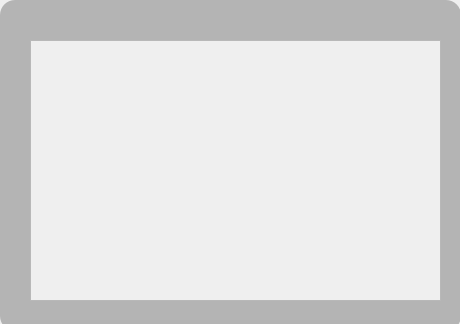
<?xml version="1.0" encoding="UTF-8"?>
<ui version="4.0">
 <class>AcceptRequest</class>
 <widget class="QWidget" name="AcceptRequest">
  <property name="geometry">
   <rect>
    <x>0</x>
    <y>0</y>
    <width>460</width>
    <height>324</height>
   </rect>
  </property>
  <property name="windowTitle">
   <string>Form</string>
  </property>
  <property name="styleSheet">
   <string notr="true">QToolButton{
	border-style:none;
}
QToolButton:hover{background-color:rgb(201, 218, 255)
}</string>
  </property>
  <widget class="QScrollArea" name="scrollArea">
   <property name="geometry">
    <rect>
     <x>30</x>
     <y>40</y>
     <width>411</width>
     <height>261</height>
    </rect>
   </property>
   <property name="widgetResizable">
    <bool>true</bool>
   </property>
   <widget class="QWidget" name="scrollAreaWidgetContents">
    <property name="geometry">
     <rect>
      <x>0</x>
      <y>0</y>
      <width>409</width>
      <height>259</height>
     </rect>
    </property>
   </widget>
  </widget>
  <widget class="QToolButton" name="toolButton_3">
   <property name="geometry">
    <rect>
     <x>360</x>
     <y>0</y>
     <width>51</width>
     <height>31</height>
    </rect>
   </property>
   <property name="text">
    <string/>
   </property>
   <property name="icon">
    <iconset resource="1.qrc">
     <normaloff>:/Image/jianshao.png</normaloff>:/Image/jianshao.png</iconset>
   </property>
  </widget>
  <widget class="QToolButton" name="toolButton_4">
   <property name="geometry">
    <rect>
     <x>410</x>
     <y>0</y>
     <width>51</width>
     <height>31</height>
    </rect>
   </property>
   <property name="icon">
    <iconset resource="1.qrc">
     <normaloff>:/Image/delete.png</normaloff>:/Image/delete.png</iconset>
   </property>
  </widget>
  <widget class="QWidget" name="widget" native="true">
   <property name="geometry">
    <rect>
     <x>0</x>
     <y>0</y>
     <width>461</width>
     <height>331</height>
    </rect>
   </property>
   <property name="styleSheet">
    <string notr="true">background-color:rgb(180, 180, 180);
	border-radius:15px;</string>
   </property>
  </widget>
  <zorder>widget</zorder>
  <zorder>scrollArea</zorder>
  <zorder>toolButton_3</zorder>
  <zorder>toolButton_4</zorder>
 </widget>
 <resources>
  <include location="1.qrc"/>
 </resources>
 <connections/>
</ui>
